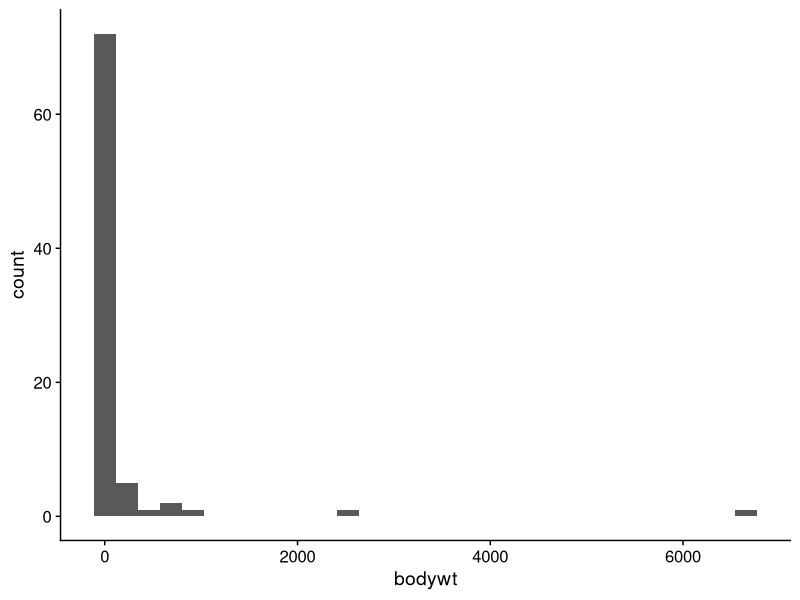
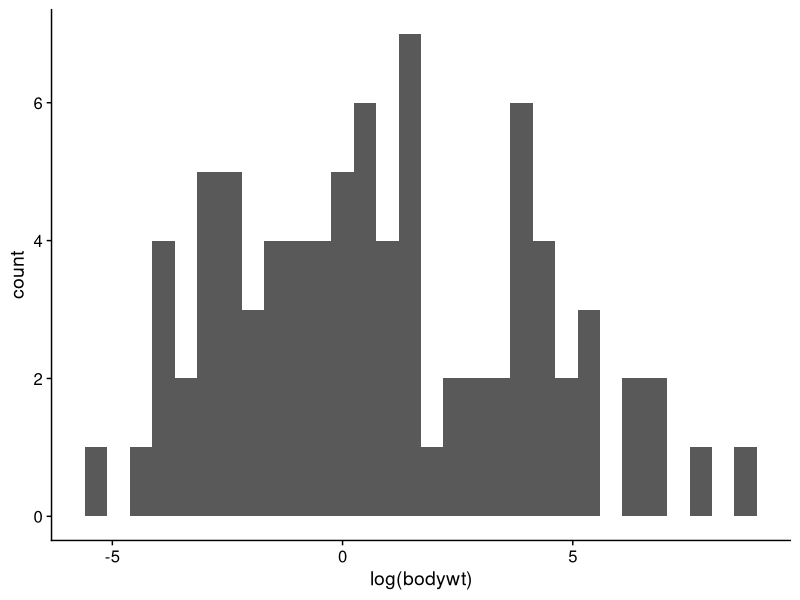
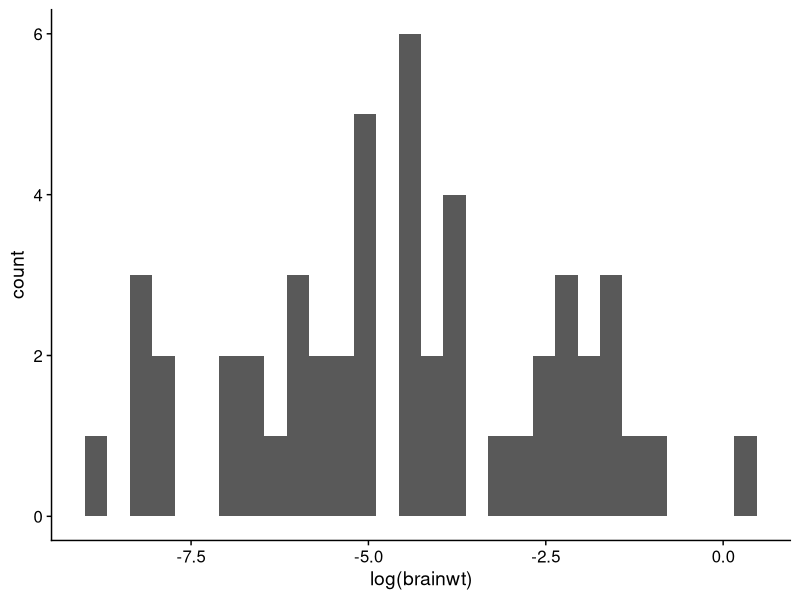

The R source for these figures, in order:
## ---- chunk 1

## ---- chunk 2
if (!require("cowplot")) install.packages("cowplot"); library(tidyverse)
## ---- chunk 3
summary(msleep)
## ---- chunk 4
msleep
## ---- chunk 5
table(msleep$vore)
## ---- chunk 6
table(msleep$order, msleep$vore)
## ---- chunk 7
ggplot(msleep) +
  aes(x = bodywt) +
  geom_histogram() +
  theme_cowplot()
## ---- chunk 8
ggplot(msleep) +
  aes(x = log(bodywt)) +
  geom_histogram() +
  theme_cowplot()
## ---- chunk 9
bodywt.large <- filter(msleep, (bodywt <= 100))

ggplot(bodywt.large) +
  aes(x = log(brainwt)) +
  geom_histogram() +
  theme_cowplot()
